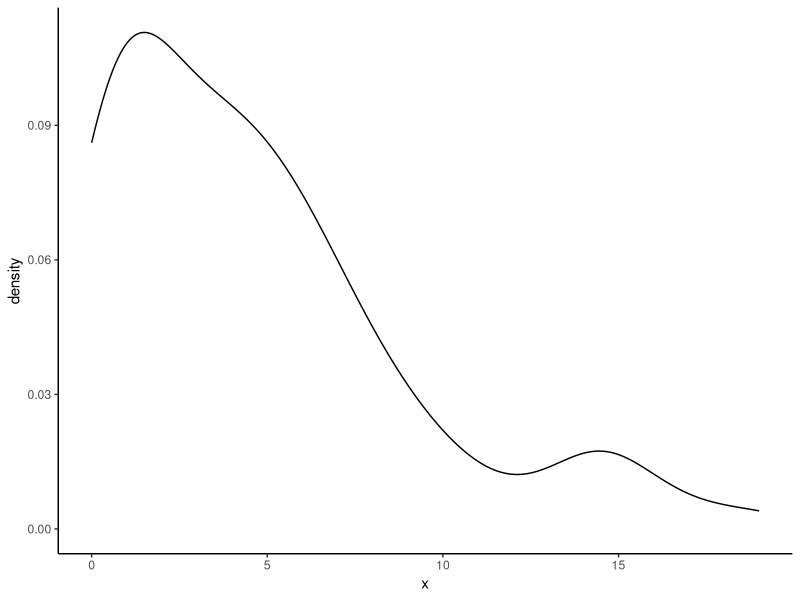

The R script that drew this image:
library(ggplot2)

fake_data <- data.frame(x=rnbinom(100, mu = 5, size = 1))
ggplot(fake_data) + geom_density(aes(x=x)) + theme_classic()
